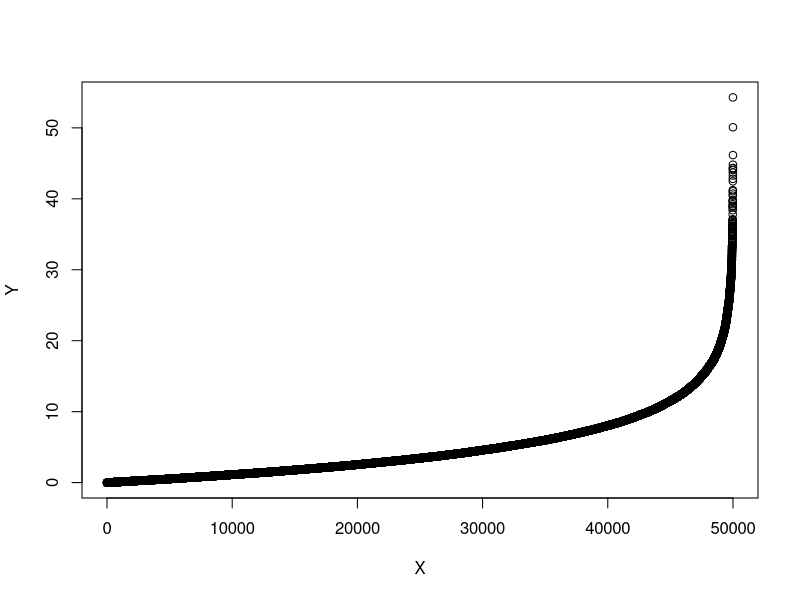
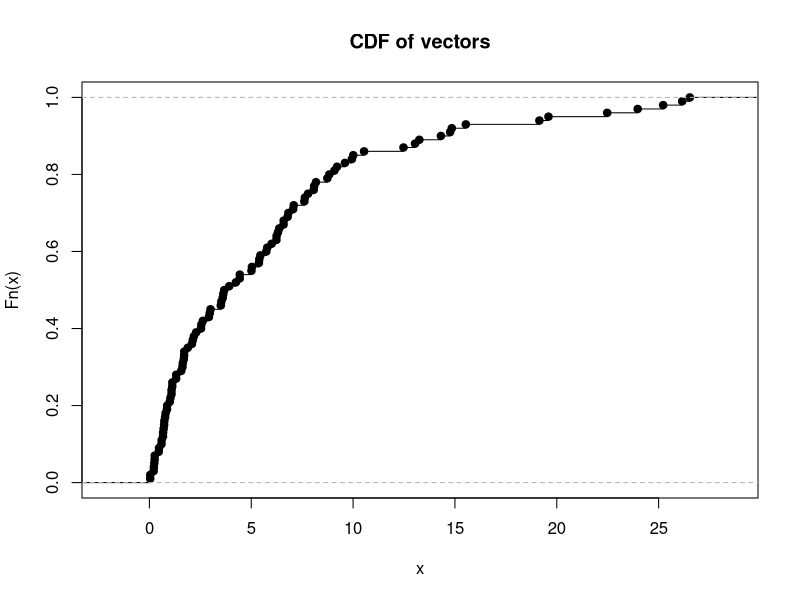
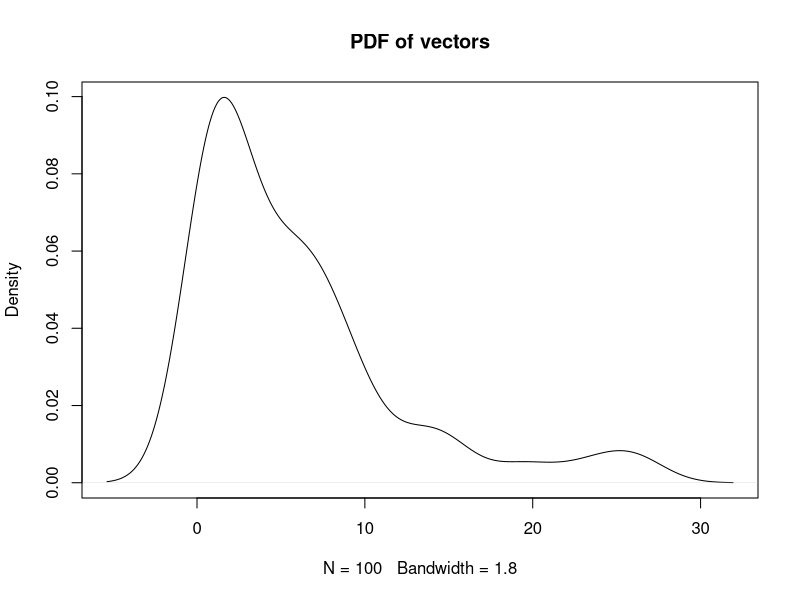
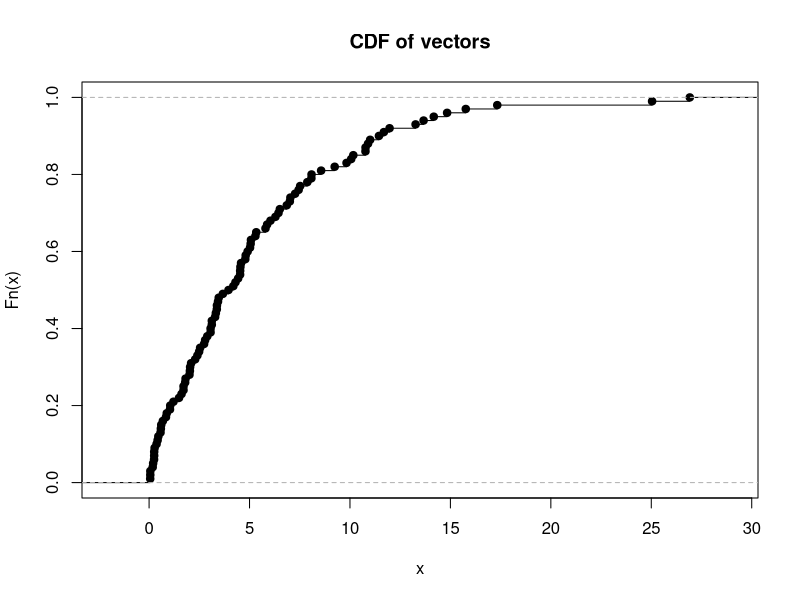
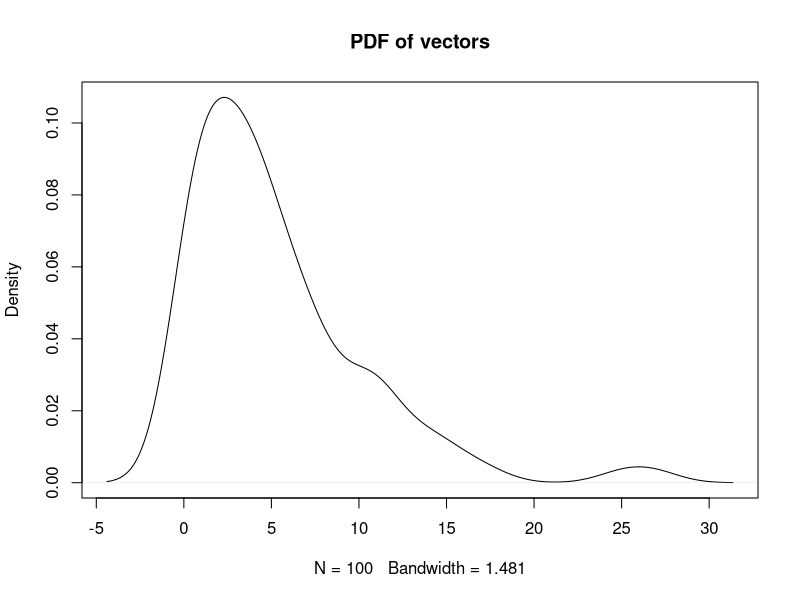
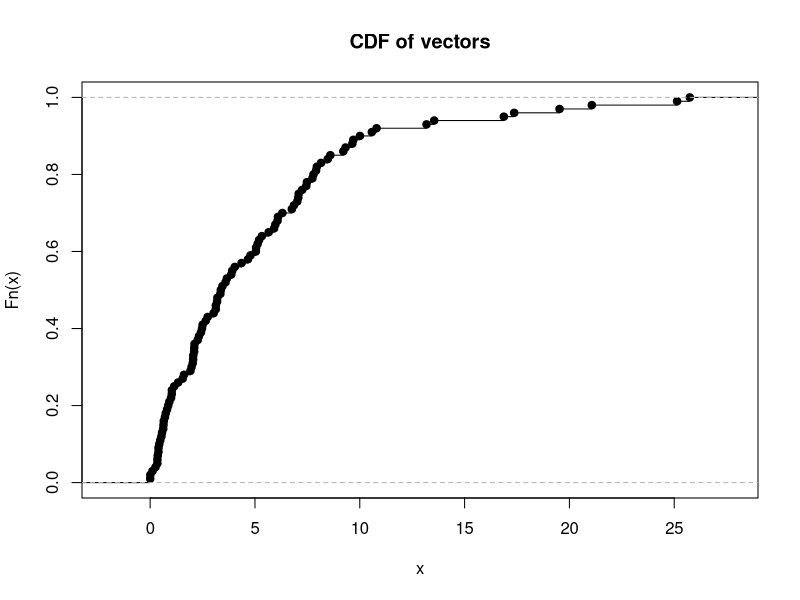
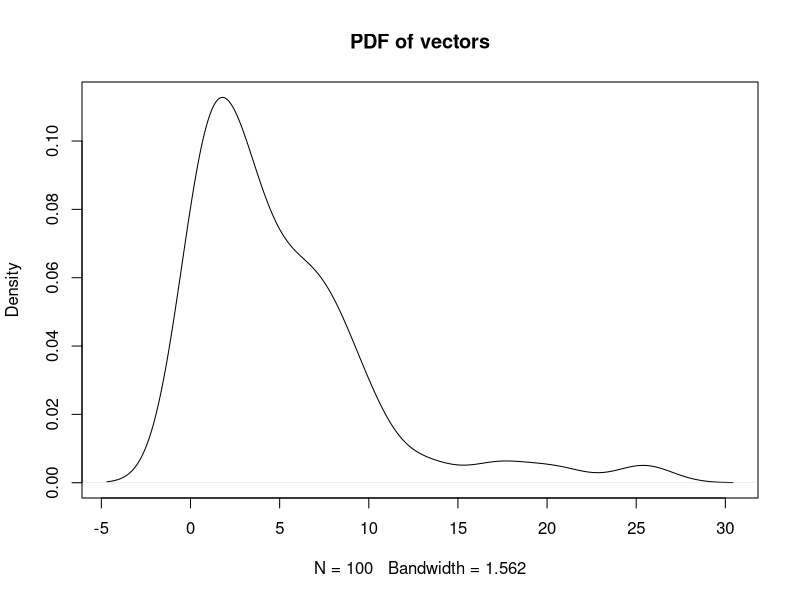
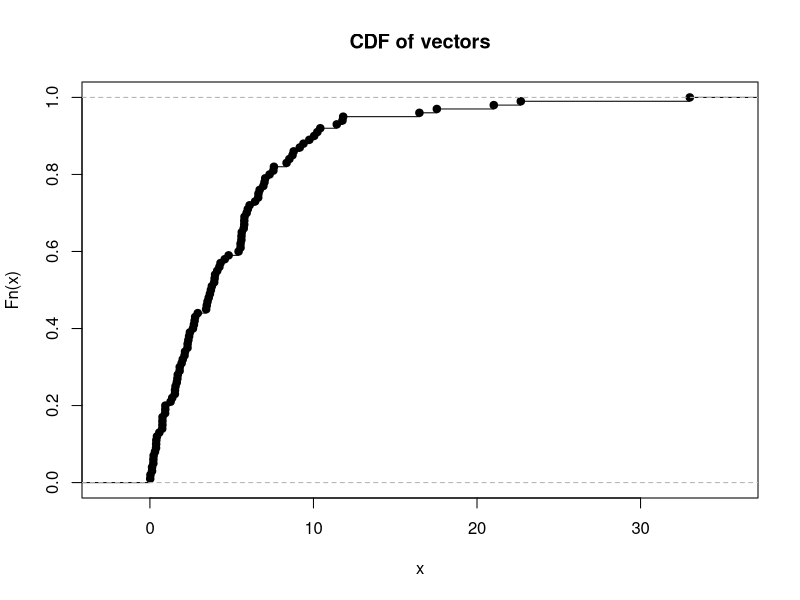

The R source for these figures, in order:
sample <- 50000
data <- rexp(sample, 0.2)
x <- data.frame(X = seq(1, sample , 1), Y = sort(data))
plot(x)

vectorpart <- matrix(data, nrow=500, ncol=100, byrow=TRUE)
#vectorpart
print("Mean and Standard Deviation of first five Vector")
for(i in 1:5){
	plot(ecdf(vectorpart[i,]), main="CDF of vectors")
	plot(density(vectorpart[i,]), main="PDF of vectors")
	result.mean <- mean(vectorpart[i,])
	print(result.mean)
	result.sd <- sd(vectorpart[i,])
	print(result.sd)
}
z <- 0
for(i in 1:500){
	z[i]=(mean(vectorpart[i,]))
}

fre <- table(round(z))
#str(fre)
plot(fre, "h", xlab="Z", ylab="Frequency", main="Frequency plot of Z")
plot(ecdf(z), main="CDF of Z")
plot(density(z), main="PDF of Z")

print("Mean and Standard Deviation of Z")
meanz <- mean(z)
sdz <- sd(z)
print(meanz)
print(sdz)

print("Mean and Standard Deviation of original distribution")
meandata <- mean(data)
sddata <- sd(data)
print(meandata)
print(sddata)

